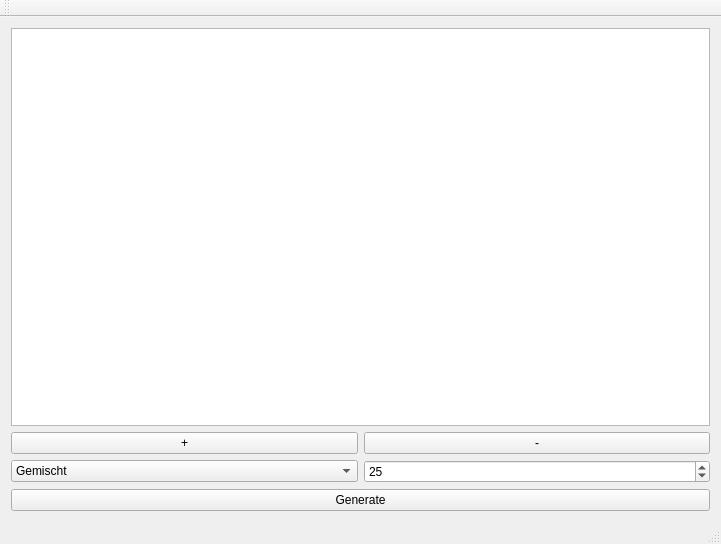
<?xml version="1.0" encoding="UTF-8"?>
<ui version="4.0">
 <class>MainWindow</class>
 <widget class="QMainWindow" name="MainWindow">
  <property name="geometry">
   <rect>
    <x>0</x>
    <y>0</y>
    <width>721</width>
    <height>544</height>
   </rect>
  </property>
  <property name="windowTitle">
   <string>MainWindow</string>
  </property>
  <widget class="QWidget" name="centralWidget">
   <layout class="QVBoxLayout" name="verticalLayout">
    <item>
     <widget class="QListWidget" name="listWidget">
      <property name="selectionMode">
       <enum>QAbstractItemView::MultiSelection</enum>
      </property>
     </widget>
    </item>
    <item>
     <layout class="QHBoxLayout" name="horizontalLayout">
      <property name="bottomMargin">
       <number>0</number>
      </property>
      <item>
       <widget class="QPushButton" name="plus">
        <property name="text">
         <string>+</string>
        </property>
       </widget>
      </item>
      <item>
       <widget class="QPushButton" name="minus">
        <property name="text">
         <string>-</string>
        </property>
       </widget>
      </item>
     </layout>
    </item>
    <item>
     <layout class="QHBoxLayout" name="horizontalLayout_3">
      <item>
       <widget class="QComboBox" name="comboBox">
        <item>
         <property name="text">
          <string>Gemischt</string>
         </property>
        </item>
        <item>
         <property name="text">
          <string>Deutsch</string>
         </property>
        </item>
        <item>
         <property name="text">
          <string>Japansch</string>
         </property>
        </item>
       </widget>
      </item>
      <item>
       <widget class="QSpinBox" name="spinBox">
        <property name="minimum">
         <number>2</number>
        </property>
        <property name="maximum">
         <number>300</number>
        </property>
        <property name="value">
         <number>25</number>
        </property>
        <property name="displayIntegerBase">
         <number>10</number>
        </property>
       </widget>
      </item>
     </layout>
    </item>
    <item>
     <widget class="QPushButton" name="gen">
      <property name="text">
       <string>Generate</string>
      </property>
     </widget>
    </item>
   </layout>
  </widget>
  <widget class="QMenuBar" name="menuBar">
   <property name="geometry">
    <rect>
     <x>0</x>
     <y>0</y>
     <width>721</width>
     <height>27</height>
    </rect>
   </property>
  </widget>
  <widget class="QToolBar" name="mainToolBar">
   <attribute name="toolBarArea">
    <enum>TopToolBarArea</enum>
   </attribute>
   <attribute name="toolBarBreak">
    <bool>false</bool>
   </attribute>
  </widget>
  <widget class="QStatusBar" name="statusBar"/>
 </widget>
 <layoutdefault spacing="6" margin="11"/>
 <resources/>
 <connections/>
</ui>
